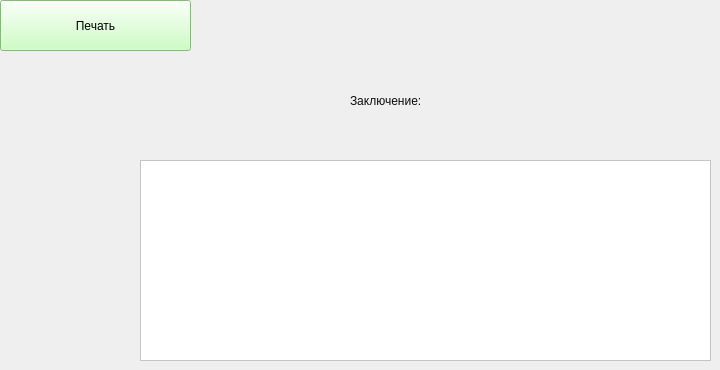
      <widget class="QWidget" name="tab">
       <attribute name="title">
        <string>ЗАКЛЮЧЕНИЕ</string>
       </attribute>
       <widget class="QLabel" name="label_43">
        <property name="geometry">
         <rect>
          <x>350</x>
          <y>80</y>
          <width>281</width>
          <height>41</height>
         </rect>
        </property>
        <property name="styleSheet">
         <string notr="true">font: 16pt &quot;MS Shell Dlg 2&quot;;
color: rgb(13, 13, 13);
background-color: rgba(255, 255, 255, 0);</string>
        </property>
        <property name="text">
         <string>Заключение:</string>
        </property>
       </widget>
       <widget class="QTextEdit" name="textEdit_7">
        <property name="geometry">
         <rect>
          <x>140</x>
          <y>160</y>
          <width>571</width>
          <height>201</height>
         </rect>
        </property>
        <property name="styleSheet">
         <string notr="true">font: 14pt &quot;MS Shell Dlg 2&quot;;
background-color: rgb(255, 255, 255);</string>
        </property>
       </widget>
       <widget class="QPushButton" name="pushButton_5">
        <property name="geometry">
         <rect>
          <x>0</x>
          <y>0</y>
          <width>191</width>
          <height>51</height>
         </rect>
        </property>
        <property name="styleSheet">
         <string notr="true">background-color: rgb(190, 255, 178);
font: 12pt &quot;MS Shell Dlg 2&quot;;</string>
        </property>
        <property name="text">
         <string>Печать</string>
        </property>
       </widget>
      </widget>
